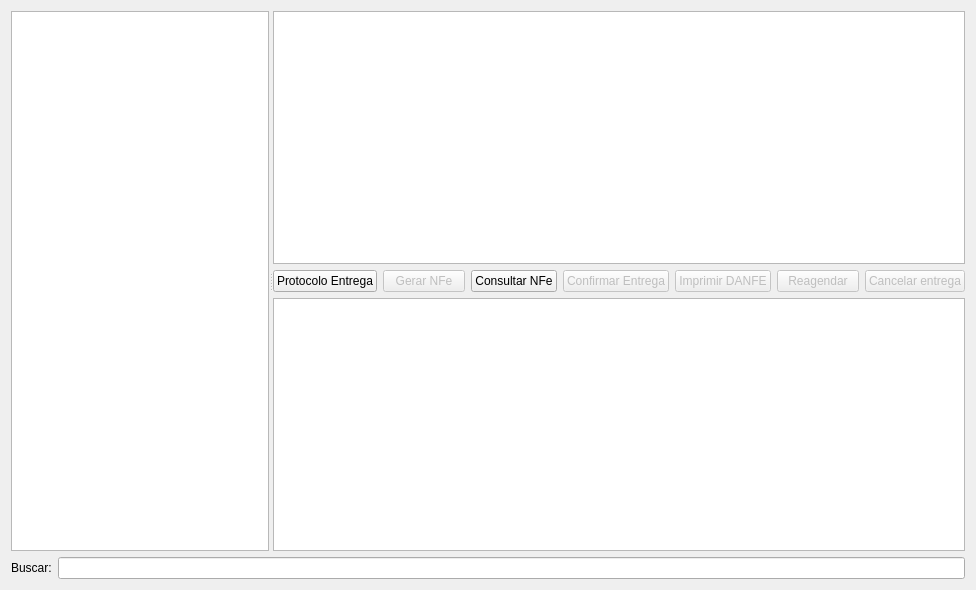
<?xml version="1.0" encoding="UTF-8"?>
<ui version="4.0">
 <class>CalendarioEntregas</class>
 <widget class="QWidget" name="CalendarioEntregas">
  <property name="geometry">
   <rect>
    <x>0</x>
    <y>0</y>
    <width>976</width>
    <height>590</height>
   </rect>
  </property>
  <property name="windowTitle">
   <string>Form</string>
  </property>
  <layout class="QGridLayout" name="gridLayout_3">
   <item row="1" column="0">
    <widget class="QLabel" name="labelBuscar">
     <property name="text">
      <string>Buscar:</string>
     </property>
    </widget>
   </item>
   <item row="1" column="1">
    <widget class="QLineEdit" name="lineEditBuscar"/>
   </item>
   <item row="0" column="0" colspan="2">
    <widget class="QSplitter" name="splitter">
     <property name="orientation">
      <enum>Qt::Horizontal</enum>
     </property>
     <widget class="TableView" name="tableCalendario">
      <property name="mouseTracking">
       <bool>true</bool>
      </property>
      <property name="editTriggers">
       <set>QAbstractItemView::NoEditTriggers</set>
      </property>
      <property name="selectionMode">
       <enum>QAbstractItemView::SingleSelection</enum>
      </property>
      <property name="selectionBehavior">
       <enum>QAbstractItemView::SelectRows</enum>
      </property>
     </widget>
     <widget class="QWidget" name="layoutWidget">
      <layout class="QGridLayout" name="gridLayout_2">
       <item row="0" column="0">
        <widget class="TableView" name="tableCarga">
         <property name="mouseTracking">
          <bool>true</bool>
         </property>
         <property name="editTriggers">
          <set>QAbstractItemView::NoEditTriggers</set>
         </property>
         <property name="selectionMode">
          <enum>QAbstractItemView::SingleSelection</enum>
         </property>
         <property name="selectionBehavior">
          <enum>QAbstractItemView::SelectRows</enum>
         </property>
        </widget>
       </item>
       <item row="1" column="0">
        <layout class="QGridLayout" name="gridLayout">
         <item row="0" column="3">
          <widget class="QPushButton" name="pushButtonConfirmarEntrega">
           <property name="enabled">
            <bool>false</bool>
           </property>
           <property name="text">
            <string>Confirmar Entrega</string>
           </property>
          </widget>
         </item>
         <item row="0" column="2">
          <widget class="QPushButton" name="pushButtonConsultarNFe">
           <property name="enabled">
            <bool>true</bool>
           </property>
           <property name="text">
            <string>Consultar NFe</string>
           </property>
          </widget>
         </item>
         <item row="0" column="4">
          <widget class="QPushButton" name="pushButtonImprimirDanfe">
           <property name="enabled">
            <bool>false</bool>
           </property>
           <property name="text">
            <string>Imprimir DANFE</string>
           </property>
          </widget>
         </item>
         <item row="0" column="1">
          <widget class="QPushButton" name="pushButtonGerarNFeEntregar">
           <property name="enabled">
            <bool>false</bool>
           </property>
           <property name="text">
            <string>Gerar NFe</string>
           </property>
          </widget>
         </item>
         <item row="0" column="5">
          <widget class="QPushButton" name="pushButtonReagendar">
           <property name="enabled">
            <bool>false</bool>
           </property>
           <property name="text">
            <string>Reagendar</string>
           </property>
          </widget>
         </item>
         <item row="0" column="6">
          <widget class="QPushButton" name="pushButtonCancelarEntrega">
           <property name="enabled">
            <bool>false</bool>
           </property>
           <property name="text">
            <string>Cancelar entrega</string>
           </property>
          </widget>
         </item>
         <item row="0" column="0">
          <widget class="QPushButton" name="pushButtonProtocoloEntrega">
           <property name="enabled">
            <bool>true</bool>
           </property>
           <property name="text">
            <string>Protocolo Entrega</string>
           </property>
          </widget>
         </item>
        </layout>
       </item>
       <item row="2" column="0">
        <widget class="TableView" name="tableProdutos">
         <property name="mouseTracking">
          <bool>true</bool>
         </property>
         <property name="editTriggers">
          <set>QAbstractItemView::NoEditTriggers</set>
         </property>
         <property name="selectionMode">
          <enum>QAbstractItemView::NoSelection</enum>
         </property>
         <property name="selectionBehavior">
          <enum>QAbstractItemView::SelectRows</enum>
         </property>
        </widget>
       </item>
      </layout>
     </widget>
    </widget>
   </item>
  </layout>
 </widget>
 <customwidgets>
  <customwidget>
   <class>TableView</class>
   <extends>QTableView</extends>
   <header>src/tableview.h</header>
  </customwidget>
 </customwidgets>
 <resources/>
 <connections/>
</ui>
